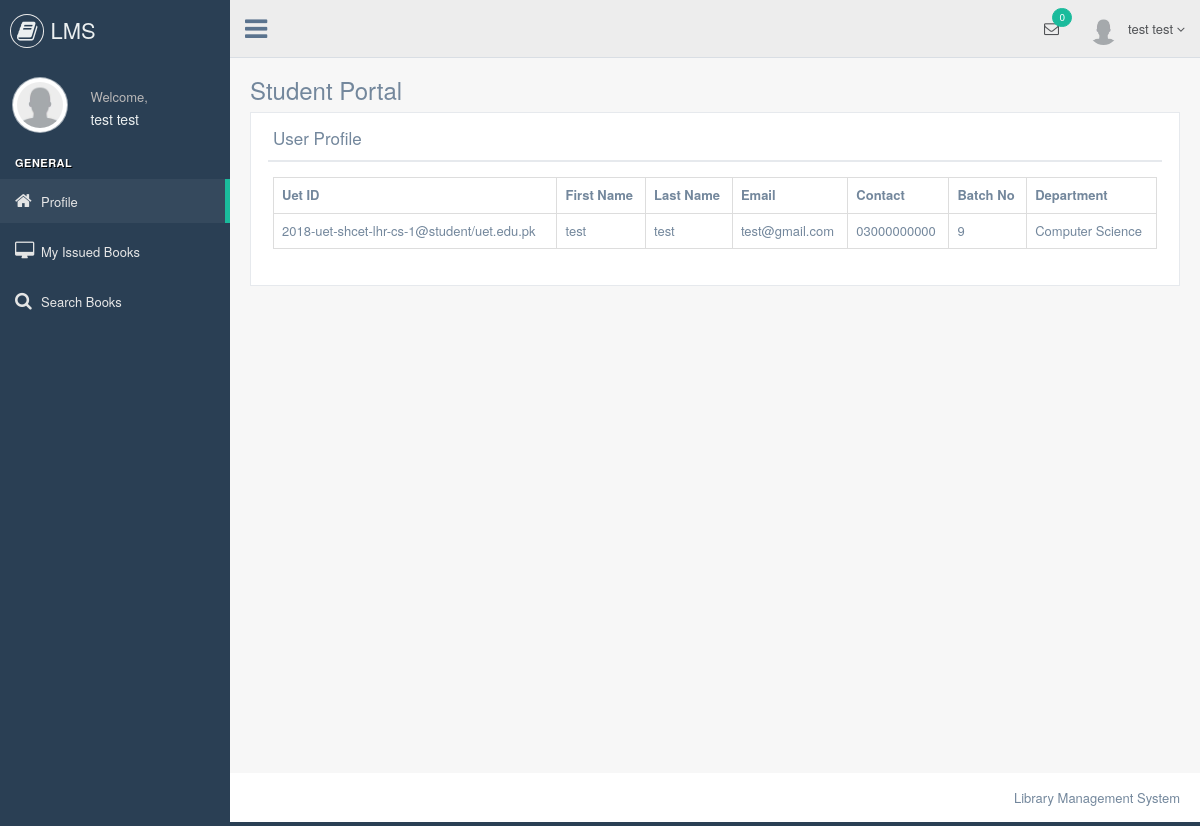
Screenshot of /LMS/student/profile.php (signed in) with the database file from the repository.
### tables this page shows
CREATE TABLE `student_registration` (
  `student_uet_id` varchar(50) NOT NULL,
  `firstname` varchar(50) NOT NULL,
  `lastname` varchar(50) NOT NULL,
  `password` varchar(50) NOT NULL,
  `email` varchar(50) NOT NULL,
  `contact` varchar(50) NOT NULL,
  `batch_no` int(5) NOT NULL,
  `department` varchar(50) NOT NULL,
  `status` varchar(3) NOT NULL
);

### LMS/student/profile.php (the view, shortened to what this page needs)
    <?php
include "header.php";
include "connection.php";
?>
        <div class="right_col" role="main">
            <div class="">
            <div class="page-title">
                    <div class="title_left">
                        <h3>Student Portal</h3>
                    </div>
                </div>
                <div class="clearfix"></div>
                <div class="row" style="min-height:500px">
                    <div class="col-md-12 col-sm-12 col-xs-12">
                        <div class="x_panel">
                            <div class="x_title">
                                <h2>User Profile</h2>
                                <div class="clearfix"></div>
                            </div>
                            <div class="x_content">
                                <?php
                                    $tbl = mysqli_query($link,"select * from student_registration where student_uet_id = '$_SESSION[uet_id]'");
                                    echo "<table class='table table-bordered'>";
                                    echo "<tr>";
                                    echo "<th>";    echo "Uet ID";   echo "</th>";
                                    echo "<th>";    echo "First Name";   echo "</th>";
                                    echo "<th>";    echo "Last Name";   echo "</th>";
                                    echo "<th>";    echo "Email";   echo "</th>";
                                    echo "<th>";    echo "Contact";   echo "</th>";
                                    echo "<th>";    echo "Batch No";   echo "</th>";
                                    echo "<th>";    echo "Department";   echo "</th>";
                                    echo "</tr>";
                                    while($row = mysqli_fetch_array($tbl))
                                    {
                                        echo "<tr>";
                                        echo "<td>";    echo $row["student_uet_id"];   echo "</td>";
                                        echo "<td>";    echo $row["firstname"];   echo "</td>";
                                        echo "<td>";    echo $row["lastname"];   echo "</td>";
                                        echo "<td>";    echo $row["email"];   echo "</td>";
                                        echo "<td>";    echo $row["contact"];   echo "</td>";
                                        echo "<td>";    echo $row["batch_no"];   echo "</td>";
                                        echo "<td>";    echo $row["department"];   echo "</td>";
                                        echo "</tr>";
                                    }
                                    echo "</table>";
                                ?>
                            </div>
                        </div>
                    </div>
                </div>
            </div>
        </div>
<?php
    include "footer.php";
?>

### rows the page displays
student_registration: student_uet_id "2018-uet-shcet-lhr-cs-1@student/uet.edu.pk", firstname "test", lastname "test", email "test@gmail.com", contact "03000000000", batch_no "9", department "Computer Science"

### other values shown
$_SESSION["student_fullname"] "test test"
$msg_counter "0"
